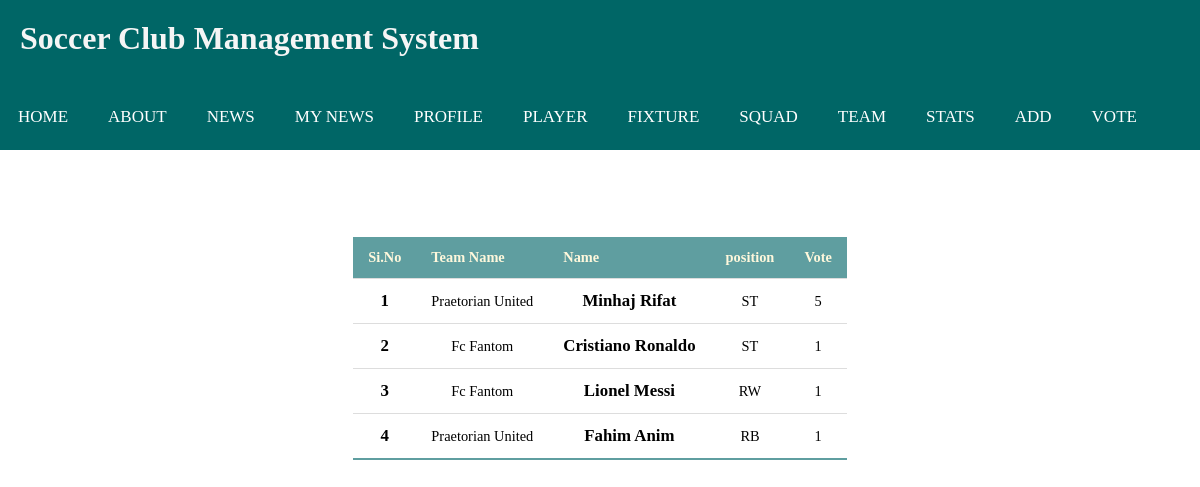
The page /count.php (signed in) on the database its author committed.
### tables this page shows
CREATE TABLE `player` (
  `Id` int(11) NOT NULL,
  `username` varchar(255) NOT NULL,
  `email` varchar(200) NOT NULL,
  `password` varchar(255) NOT NULL,
  `f_name` varchar(200) NOT NULL,
  `l_name` varchar(255) NOT NULL,
  `date_of_birth` date NOT NULL,
  `contact` int(11) NOT NULL,
  `position` varchar(255) NOT NULL,
  `strong_foot` varchar(255) NOT NULL,
  `hired_date` timestamp NOT NULL DEFAULT current_timestamp() ON UPDATE current_timestamp(),
  `contract` int(11) NOT NULL,
  `agent_id` varchar(255) NOT NULL,
  `Team_id` int(11) NOT NULL,
  `appearance` int(11) NOT NULL,
  `goals` int(11) NOT NULL,
  `assist` int(11) NOT NULL,
  `clean_sheet` int(11) NOT NULL,
  `yellow_card` int(11) NOT NULL,
  `red_card` int(11) NOT NULL,
  `Main_Team` varchar(255) NOT NULL
);

CREATE TABLE `team` (
  `Team_Id` int(11) NOT NULL,
  `Team_Name` varchar(255) NOT NULL,
  `title` varchar(255) NOT NULL,
  `stadium` varchar(255) NOT NULL,
  `Team_Value` varchar(255) NOT NULL,
  `manager_username` varchar(255) NOT NULL
);

### count.php (the view, shortened to what this page needs)
<!DOCTYPE html>
<html>
<head>
</head>
<body>
		<?php include("index1.php");?>
<?php  if(isset($_COOKIE["currentUser"])){
     ?>
     <center>
	<table class="pd_table">
		<tr align="Center">
			<th><b>Si.No</b></th>
			<th><b>Team Name</b></th>
			<th><b>Name</b></th>
			<th><b>position</b></th>
			<th><b>Vote</b></th>
		</tr>
		<?php
			$sql= "SELECT team.Team_Name,player.f_name,player.l_name ,player.ID,player.position , COUNT(*) Vote FROM player,vote,team WHERE player.Id=vote.Player_id AND player.Team_id=team.Team_Id GROUP BY player.Id ORDER BY Vote DESC";
			$run=mysqli_query($link,$sql);
			if($run==true)
			{
				$a=1;
				while ($c=mysqli_fetch_array($run)) {?>
					<tr align="Center">
						<td><h3><?php echo $a;$a++;?></h3></td>
						<td></h3><?php echo $c["Team_Name"];?></h3></td>
						<td><h3><?php echo $c["f_name"]," ".$c["l_name"];?></h3></td>
						<td></h3><?php echo $c["position"];?></h3></td>
						<td></h3><?php echo $c["Vote"];?></h3></td>
						</tr>
		<?php	}}}
		 ?>
	</table>
</center>
</body>
</html>

### test.css (style rules this page uses)
* { margin: 0; padding: 0; box-sizing: border-box; }
.pd_table { border-collapse: collapse; margin: 25px 0; font-size: 0.9em; min-width: 400px; top: 0; }
.pd_table th { background-color: cadetblue; color: cornsilk; text-align: left; font-weight: bold; }
.pd_table th, .pd_table td { padding: 12px 15px; }
.pd_table tr { border-bottom: 1px solid #dddddd; }
.pd_table tbody tr:nth-of-type(even) { background-color: #ffffff; }
.pd_table tbody tr:last-of-type { border-bottom: 2px solid cadetblue ; }

### rows shown on the page
player: Team.Team_Name "Praetorian United", f_name "Minhaj", l_name "Rifat", position "ST", Vote "5"
player: Team.Team_Name "Fc Fantom", f_name "Cristiano", l_name "Ronaldo", position "ST", Vote "1"
player: Team.Team_Name "Fc Fantom", f_name "Lionel", l_name "Messi", position "RW", Vote "1"
player: Team.Team_Name "Praetorian United", f_name "Fahim", l_name "Anim", position "RB", Vote "1"
